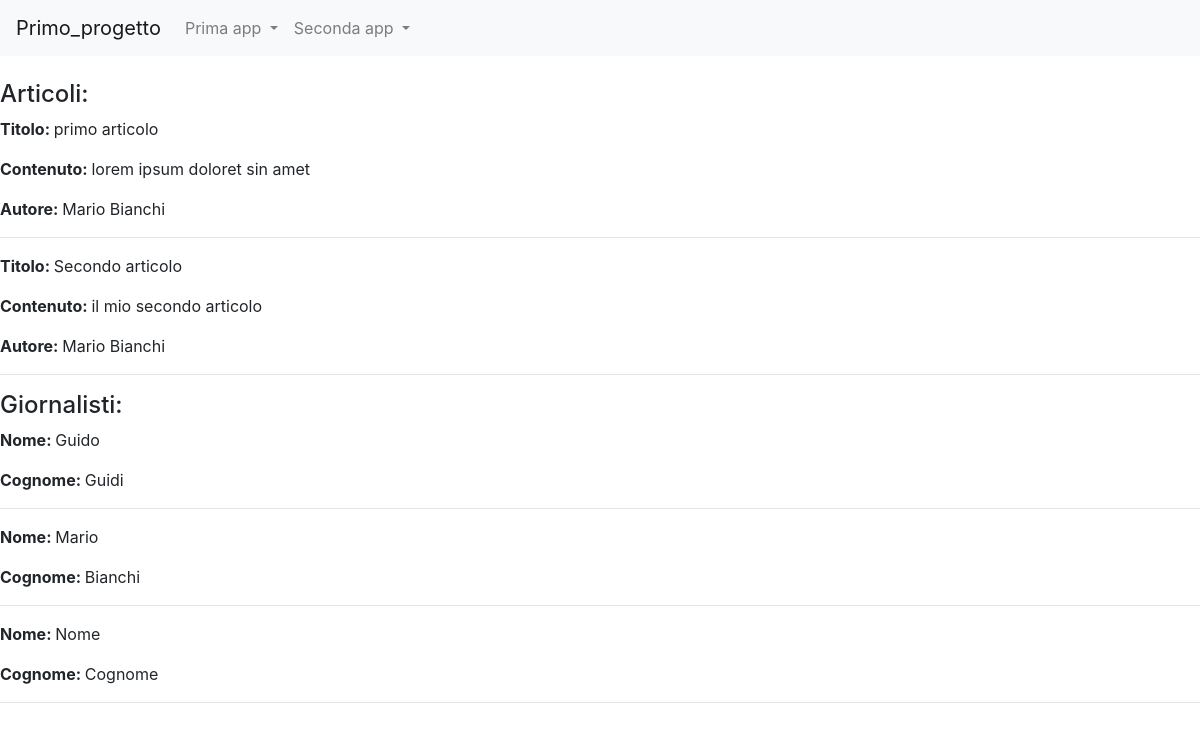
The page /news/ on the database as committed earlier.
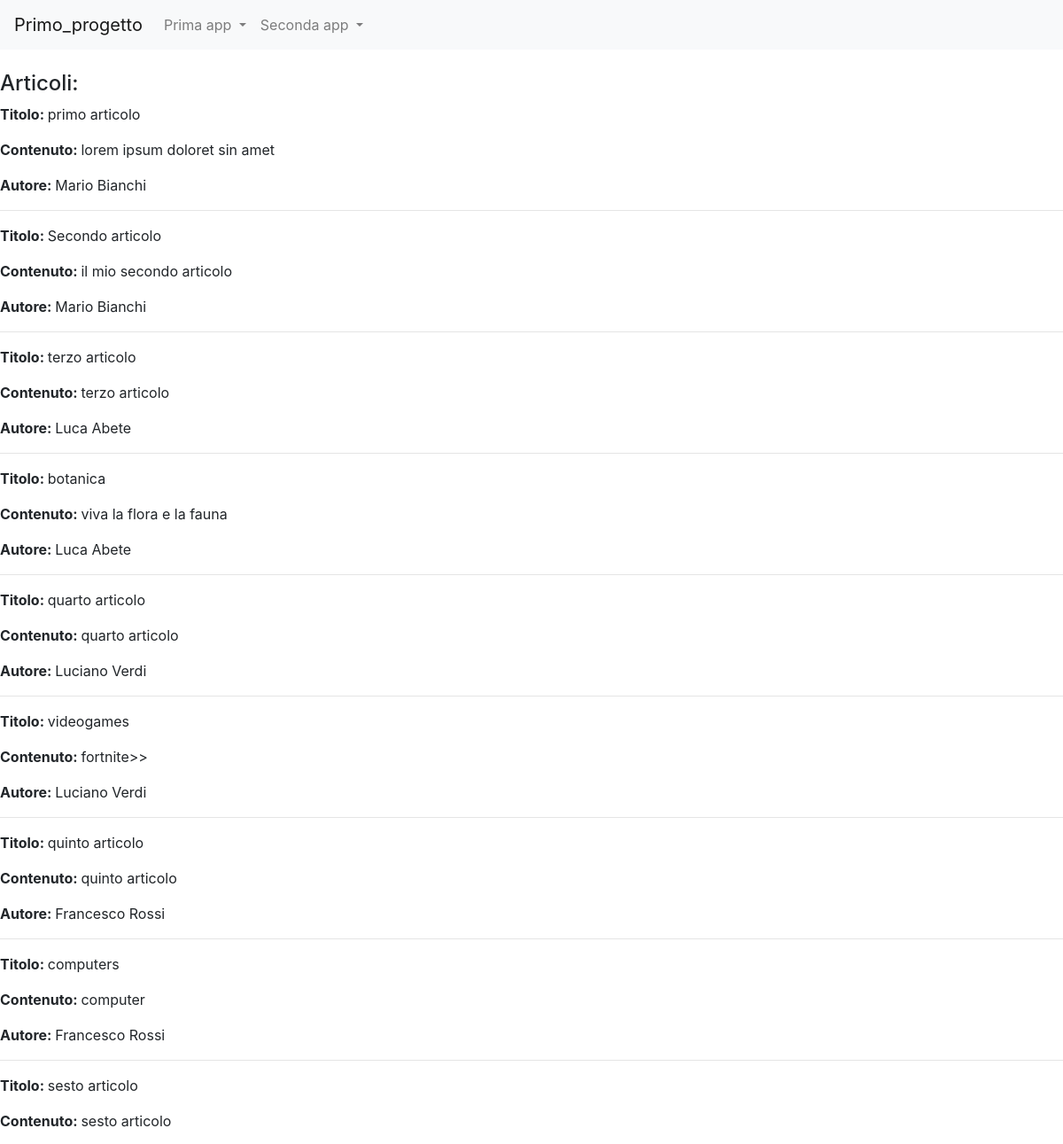
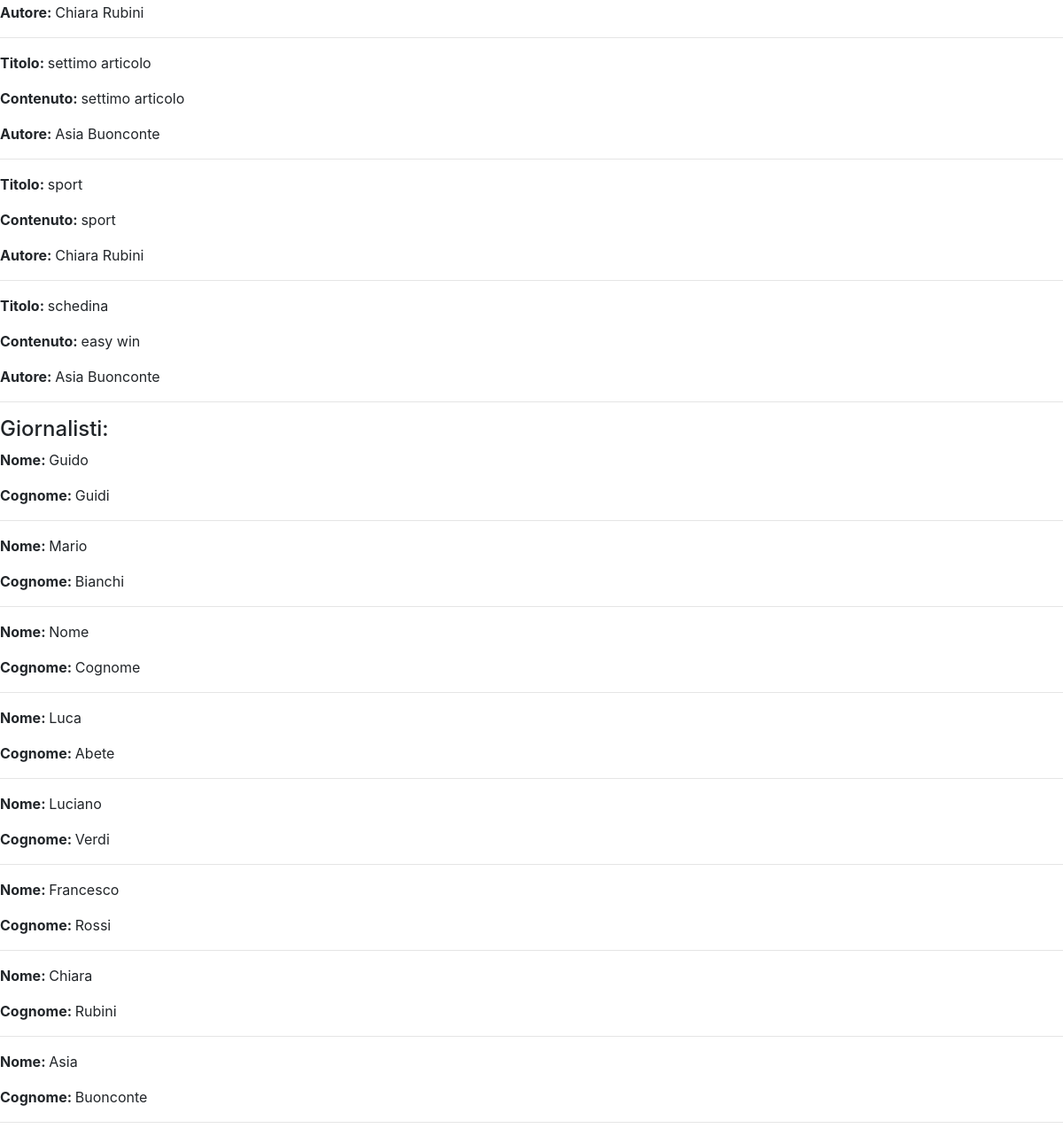
The same page on the database as committed later (2 pictures, top to bottom).
### news/models.py (models this page shows)
class Articolo(models.Model):
    titolo = models.CharField(max_length=100)
    contenuto = models.TextField()
    giornalista= models.ForeignKey(Giornalista, on_delete=models.CASCADE, related_name="articoli")
    data= models.DateField(auto_now=True, blank=True)
    visualizzazioni= models.IntegerField(default=0, blank=True)
    def __str__(self):
        return self.titolo
    class Meta:
        verbose_name = "Articolo"
        verbose_name_plural = "Articoli"

class Giornalista(models.Model):
    nome = models.CharField(max_length=20)
    cognome = models.CharField(max_length=20)
    anno_di_nascita = models.DateField(blank=True)
    def __str__(self):
        return self.nome + " " + self.cognome
    class Meta:
        verbose_name = "Giornalista"
        verbose_name_plural = "Giornalisti"

### news/views.py (the view)
# urls.py: path("", home, name="homeview"),
def home(request):
    articoli= Articolo.objects.all()
    giornalisti= Giornalista.objects.all()
    context= {"articoli": articoli, "giornalisti": giornalisti}
    print(context)
    return render(request, "homepage_news.html", context)

### news/templates/homepage_news.html (shortened to what this page needs)
{% extends 'base.html' %}
{%block content%}
<h4>Articoli:</h4>
    {% for articolo in articoli %}
        <p><strong>Titolo: </strong>{{ articolo.titolo}}</p>
        <p><strong>Contenuto: </strong>{{ articolo.contenuto}}</p>
        <p><strong>Autore: </strong>{{ articolo.giornalista}}</p>
        <hr>
    {% endfor %}
<h4>Giornalisti:</h4>
    {% for giornalista in giornalisti %}
        <p><strong>Nome: </strong>{{ giornalista.nome}}</p>
        <p><strong>Cognome: </strong>{{ giornalista.cognome}}</p>
        <hr>
    {% endfor %}
{%endblock content%}

### templates/base.html (shortened to what this page needs)
<!doctype html>
{% load static %}
<html lang="it">
  <head>
    <link rel="stylesheet" href="https://cdn.jsdelivr.net/npm/bootstrap@4.5.3/dist/css/bootstrap.min.css">
  </head>
  <body>
    <nav class="navbar navbar-expand-lg navbar-light bg-light">
        <a class="navbar-brand" href="#">Primo_progetto</a>
        <div class="collapse navbar-collapse" id="navbarNavDropdown">
          <ul class="navbar-nav">
            <li class="nav-item dropdown">
              <a class="nav-link dropdown-toggle" href="#" id="navbarDropdownMenuLink" role="button" data-toggle="dropdown" aria-haspopup="true" aria-expanded="false">
                Prima app
              </a>
            </li>
            <li class="nav-item dropdown">
                <a class="nav-link dropdown-toggle" href="#" id="navbarDropdownMenuLink" role="button" data-toggle="dropdown" aria-haspopup="true" aria-expanded="false">
                  Seconda app
                </a>
              </li>
          </ul>
        </div>
      </nav>
    <div class="contaimer my-4">
      {%block content%}
      {%endblock content%}
    </div>
  </body>
</html>

Rows that differ between the two databases and show on the page:
added Articolo: titolo "terzo articolo", contenuto "terzo articolo", giornalista "Luca Abete"
added Articolo: titolo "botanica", contenuto "viva la flora e la fauna", giornalista "Luca Abete"
added Articolo: titolo "quarto articolo", contenuto "quarto articolo", giornalista "Luciano Verdi"
added Articolo: titolo "videogames", contenuto "fortnite>>", giornalista "Luciano Verdi"
added Articolo: titolo "quinto articolo", contenuto "quinto articolo", giornalista "Francesco Rossi"
added Articolo: titolo "computers", contenuto "computer", giornalista "Francesco Rossi"
added Articolo: titolo "sesto articolo", contenuto "sesto articolo", giornalista "Chiara Rubini"
added Articolo: titolo "settimo articolo", contenuto "settimo articolo", giornalista "Asia Buonconte"
added Articolo: titolo "sport", contenuto "sport", giornalista "Chiara Rubini"
added Articolo: titolo "schedina", contenuto "easy win", giornalista "Asia Buonconte"
added Giornalista: nome "Luca", cognome "Abete"
added Giornalista: nome "Luciano", cognome "Verdi"
added Giornalista: nome "Francesco", cognome "Rossi"
added Giornalista: nome "Chiara", cognome "Rubini"
added Giornalista: nome "Asia", cognome "Buonconte"
